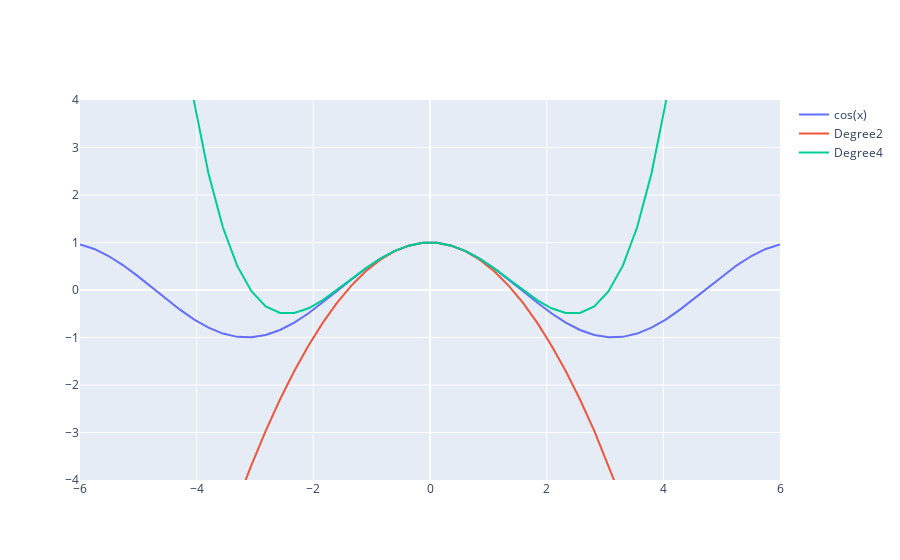

Source (notebook cell):
### Code cell
fig = go.Figure()
X = np.linspace(-6,6,50)

Y = np.cos(X)
fig.add_trace(go.Scatter(x=X, y=Y,
                    mode='lines',
                    name='cos(x)'))

Y2 = 1 - X**2 / 2
fig.add_trace(go.Scatter(x=X, y=Y2,
                    mode='lines',
                    name='Degree2'))
Y4 = 1 - X**2 / 2 + X**4 / 24
fig.add_trace(go.Scatter(x=X, y=Y4,
                    mode='lines',
                    name='Degree4'))

fig.update_layout(
    xaxis=dict(range=[-6,6]),
    yaxis=dict(range=[-4,4]))
        
fig.show()
